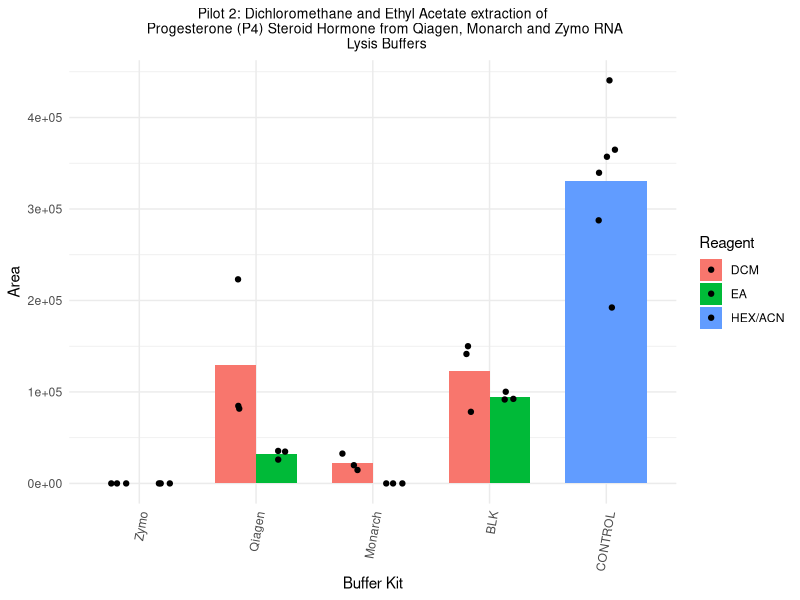
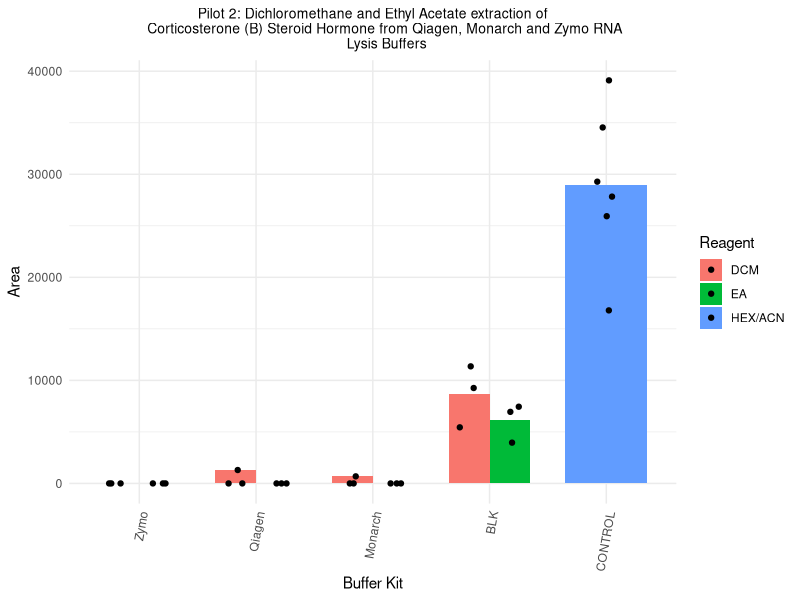
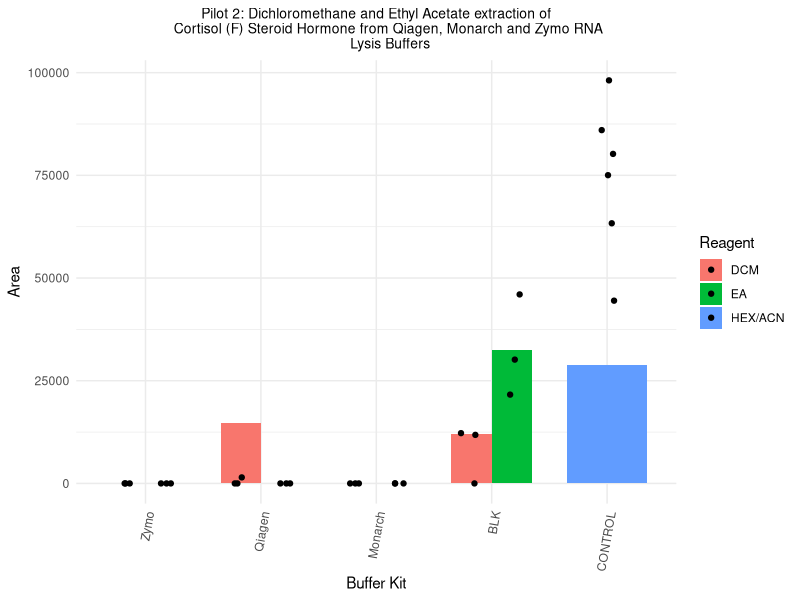

Write the R code that produced these figures, in order.
## September 27 2023 - Pilot 2
# Reagents: Ethyl Acetate (EA) and Dichloromethane (DCM)

# Load necessary libraries
library(tidyverse)
library(ggplot2)
library(cowplot)
library(forcats)
library(dplyr)

# Initial read of data from MultiQuant
pilot2_indiv <- read.csv("data/sep27data_DCMEA3buffer.csv")
pilot2_data <- read.csv("data/sep27data_DCMEA3buffer_averaged.csv")


# Cleaning data types
pilot2_data_cleaned <- pilot2_data %>%
  mutate(avg_p4 = as.numeric(avg_p4)) %>% 
  mutate(avg_f = as.numeric(avg_f)) %>% 
  mutate(avg_b = as.numeric(avg_b)) %>% 
  mutate(reagent = as.factor(reagent)) %>%
  mutate(avg_p4 = coalesce(avg_p4, 0)) %>%  # Removal of NA values - keep?
  mutate(avg_f = coalesce(avg_f, 0)) %>% 
  mutate(avg_b = coalesce(avg_b, 0)) %>% 
  as.data.frame()

pilot2_data_cleaned

pilot2indiv_cleaned <- pilot2_indiv %>%
  mutate(area_p4 = as.numeric(area_p4)) %>% 
  mutate(area_f = as.numeric(area_f)) %>% 
  mutate(area_b = as.numeric(area_b)) %>% 
  mutate(reagent = as.factor(reagent)) %>%
  mutate(area_p4 = coalesce(area_p4, 0)) %>%  # Removal of NA values - keep?
  mutate(area_f = coalesce(area_f, 0)) %>% 
  mutate(area_b = coalesce(area_b, 0)) %>% 
  as.data.frame()

pilot2indiv_cleaned

# Plotting bar graph of pilot 2 area data per treatment
# P4 Progesterone graph
pilot2_bar_p4 <- 
  ggplot() +
  geom_bar(data = pilot2_data_cleaned,
           aes(x = fct_inorder(buffer),
               y = avg_p4,
               fill = reagent),
           stat = "identity",
           position = "dodge",
           width = 0.7,
           na.rm = TRUE,
           ) +
  geom_jitter(data = pilot2indiv_cleaned,
             aes(x = fct_inorder(buffer),
                 y = area_p4,
                 fill = reagent),
             stat = "identity",
             position = position_jitterdodge()) +
  
  labs(title = "Pilot 2: Dichloromethane and Ethyl Acetate extraction of
       Progesterone (P4) Steroid Hormone from Qiagen, Monarch and Zymo RNA 
       Lysis Buffers",
       x = "Buffer Kit",
       y = "Area",
       fill = "Reagent"
       ) +
  
  theme_minimal() +
  theme(plot.title = element_text(hjust = 0.5, size = 10),
        axis.text.x = element_text(angle = 80, hjust = 1)
        )  

pilot2_bar_p4

# B Corticosterone graph
pilot2_bar_b <- 
  ggplot() +
  geom_bar(data = pilot2_data_cleaned,
           aes(x = fct_inorder(buffer),
               y = avg_b,
               fill = reagent),
           stat = "identity",
           position = "dodge",
           width = 0.7,
           na.rm = TRUE,
  ) +
  geom_jitter(data = pilot2indiv_cleaned,
              aes(x = buffer,
                  y = area_b,
                  fill = reagent),
              stat = "identity",
              position = position_jitterdodge()) +
  
  labs(title = "Pilot 2: Dichloromethane and Ethyl Acetate extraction of
       Corticosterone (B) Steroid Hormone from Qiagen, Monarch and Zymo RNA 
       Lysis Buffers",
       x = "Buffer Kit",
       y = "Area",
       fill = "Reagent"
  ) +
  
  theme_minimal() +
  theme(plot.title = element_text(hjust = 0.5, size = 10),
        axis.text.x = element_text(angle = 80, hjust = 1)
  )  

pilot2_bar_b

# F Cortisol graph
pilot2_bar_f <- 
  ggplot() +
  geom_bar(data = pilot2_data_cleaned,
           aes(x = fct_inorder(buffer),
               y = avg_f,
               fill = reagent),
           stat = "identity",
           position = "dodge",
           width = 0.7,
           na.rm = TRUE,
  ) +
  geom_jitter(data = pilot2indiv_cleaned,
              aes(x = buffer,
                  y = area_f,
                  fill = reagent),
              stat = "identity",
              position = position_jitterdodge()) +
  
  labs(title = "Pilot 2: Dichloromethane and Ethyl Acetate extraction of
       Cortisol (F) Steroid Hormone from Qiagen, Monarch and Zymo RNA 
       Lysis Buffers",
       x = "Buffer Kit",
       y = "Area",
       fill = "Reagent"
  ) +
  
  theme_minimal() +
  theme(plot.title = element_text(hjust = 0.5, size = 10),
        axis.text.x = element_text(angle = 80, hjust = 1)
  )  

pilot2_bar_f
